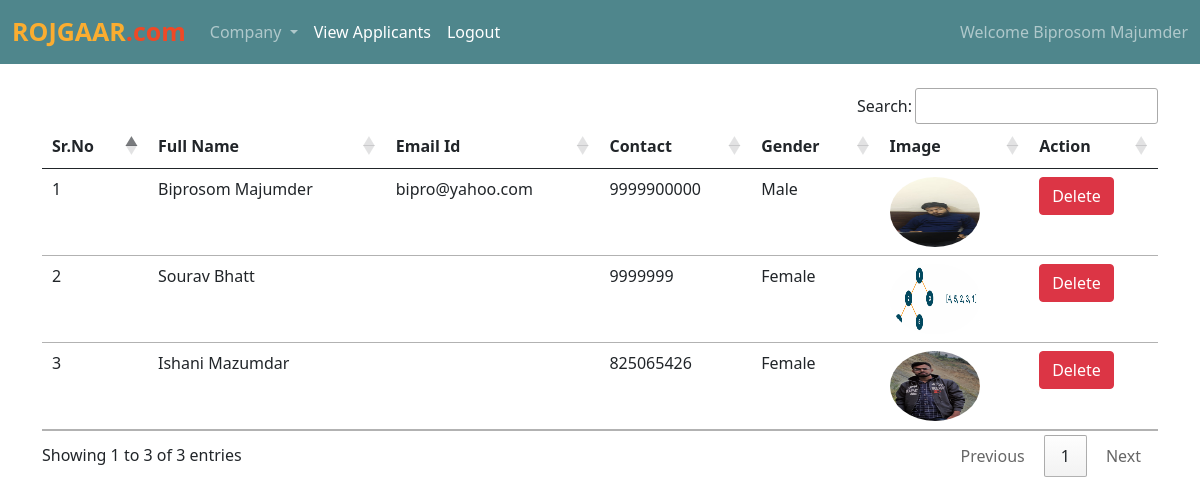
/view_applicants/ (signed in), run on the app's committed database.
### jobs/models.py (models this page shows, shortened)
class Applicant(models.Model):
    user = models.ForeignKey(User, on_delete=models.CASCADE)
    phone = models.CharField(max_length=10)
    image = models.ImageField(upload_to="")
    gender = models.CharField(max_length=10)
    type = models.CharField(max_length=15)

### jobs/views.py (the view)
# urls.py: path("view_applicants/", views.view_applicants, name="view_applicants"),
def view_applicants(request):
    if not request.user.is_authenticated:
        return redirect("/admin_login")
    applicants = Applicant.objects.all()
    return render(request, "view_applicants.html", {'applicants':applicants})

### jobs/templates/view_applicants.html (shortened to what this page needs)
{% extends 'admin_navbar.html' %}
{% block view_applicants %} active {% endblock %}
{% block body %}
<div class="container mt-4">
<table class="table table-hover" id="example">
    <thead>
        <tr>
            <th>Sr.No</th>
            <th>Full Name</th>
            <th>Email Id</th>
            <th>Contact</th>
            <th>Gender</th>
            <th>Image</th>
            <th>Action</th>
        </tr>
    </thead>
    <tbody>
        {% for applicant in applicants %}
        <tr>
            <td>{{forloop.counter}}</td>
            <td>{{applicant.user.get_full_name}}</td>
            <td>{{applicant.user.email}}</td>
            <td>{{applicant.phone}}</td>
            <td>{{applicant.gender}}</td>
            <td><img src="{{applicant.image.url}}" class="rounded-circle" width="90px" height="70px"></td>
            <td><a href="/delete_applicant/{{applicant.user.id}}/" class="btn btn-danger" onclick="return confirm('Are you sure you want to delete this applicant?')">Delete</a></td>
        </tr>
        {% endfor %}
    </tbody>
</table>
</div>
{% endblock %}

### jobs/templates/admin_navbar.html (shortened to what this page needs)
<!doctype html>
<html lang="en">
<head>
  <link href="https://cdn.jsdelivr.net/npm/bootstrap@5.0.2/dist/css/bootstrap.min.css" rel="stylesheet"
>
  <link rel="stylesheet" href="https://cdn.datatables.net/1.10.25/css/jquery.dataTables.min.css">
  <link rel="stylesheet" href="https://cdn.datatables.net/buttons/1.7.1/css/buttons.dataTables.min.css">
</head>
<body>
  <nav class="navbar navbar-expand-lg navbar-dark">
    <div class="container-fluid">
      <a class="navbar-brand" href="/"><span class="head1">ROJGAAR</span><span class="head2">.com</span></a>
      <div class="collapse navbar-collapse" id="navbarSupportedContent">
        <ul class="navbar-nav me-auto mb-2 mb-lg-0">
          <li class="nav-item dropdown">
            <a class="nav-link dropdown-toggle" href="#" id="navbarDropdown" role="button" data-bs-toggle="dropdown"
              aria-expanded="false">
              Company
            </a>
          </li>
          <li class="nav-item">
            <a class="nav-link {% block view_applicants %} {% endblock %}" href="/view_applicants/">View Applicants</a>
          </li>
          <li class="nav-item">
            <a class="nav-link active" href="/logout/">Logout</a>
          </li>
        </ul>
        <span class="navbar-text">
          Welcome {{request.user.get_full_name}}
        </span>
      </div>
    </div>
  </nav>
  {% block body %}
  {% endblock %}
</body>
</html>

### jobs/templates/admin_navbar.html (style rules this page uses)
.navbar { background-color: #4f868c; }
.head1 { color: #FBAD30; font-size: 25px; font-weight: bold; height: 50px; }
.head2 { color: #EF4926; font-size: 25px; font-weight: bold; }

### data on the page
Applicant: user.get_full_name "Biprosom Majumder", user.email "bipro@yahoo.com", phone "9999900000", gender "Male", image (picture)
Applicant: user.get_full_name "Sourav Bhatt", phone "9999999", gender "Female", image (picture)
Applicant: user.get_full_name "Ishani Mazumdar", phone "825065426", gender "Female", image (picture)

### other printed values
{{ request.user.get_full_name }} "Biprosom Majumder"
